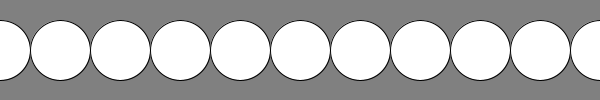
Frame 1 (no input)
Frame 60 (the mouse pressed at the canvas centre just before this capture): identical to frame 1, image omitted
Frame 120 (the mouse held since frame 60 and released just before this capture): identical to frame 1, image omitted

The Processing sketch that drew this single still picture (run headless with seeded random() and noise(); from frame 60 on, the mouse is pressed at the canvas centre):

// Processing sketch: processing_20015
// ── processing_20015.pde

// wrong way of drawing a bunch of circles
// (it could be worse, at least we're using a variable!) 
int d = 60;

void setup() {
  size(600, 100);
  smooth();
}

void draw() {
  background(128);
  ellipse(  0, height/2, d, d ); 
  ellipse(  d, height/2, d, d ); 
  ellipse(2*d, height/2, d, d ); 
  ellipse(3*d, height/2, d, d ); 
  ellipse(4*d, height/2, d, d ); 
  ellipse(5*d, height/2, d, d ); 
  ellipse(6*d, height/2, d, d ); 
  ellipse(7*d, height/2, d, d ); 
  ellipse(8*d, height/2, d, d ); 
  ellipse(9*d, height/2, d, d ); 
  ellipse(10*d, height/2, d, d );
}
